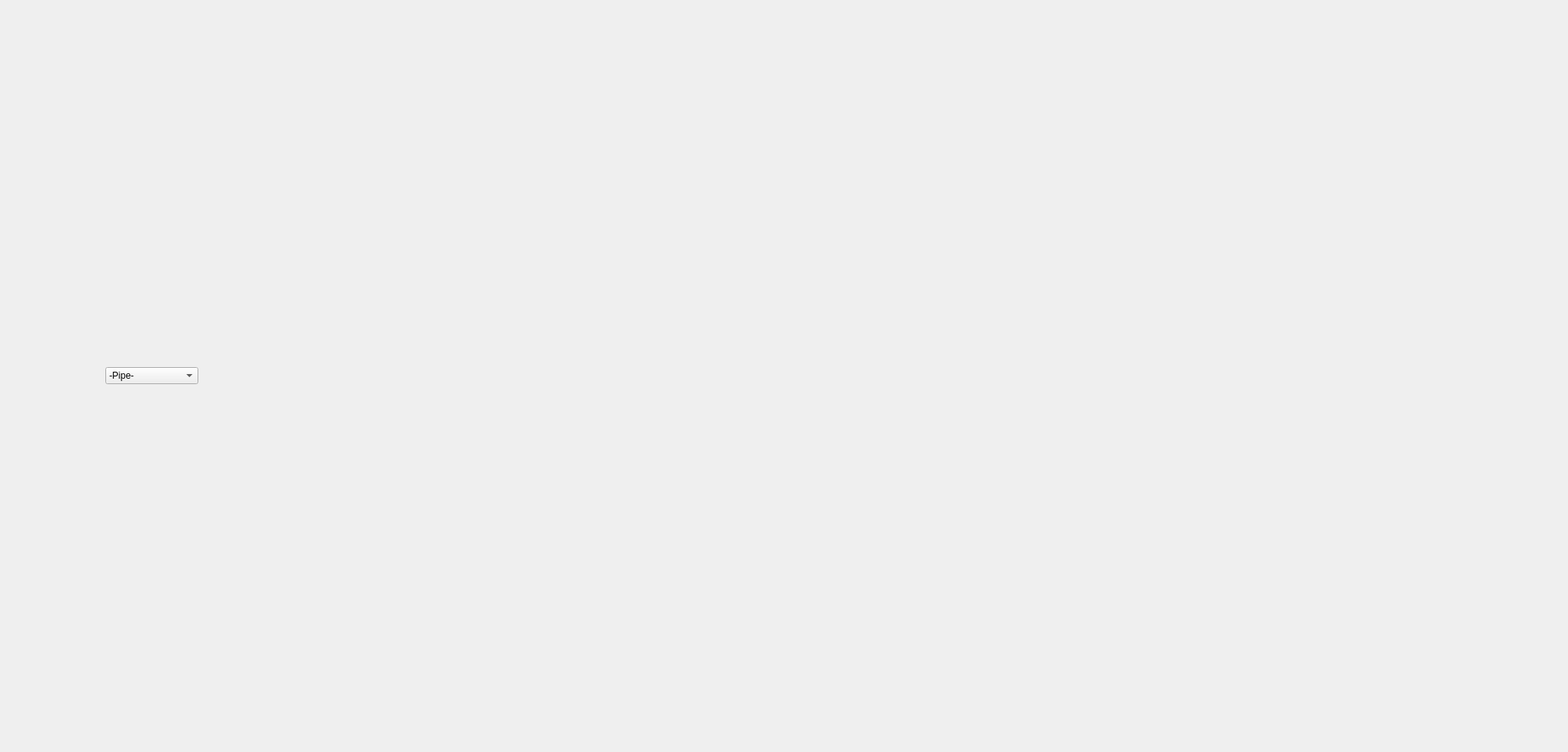
   <widget class="QWidget" name="verticalLayoutWidget_2">
    <property name="geometry">
     <rect>
      <x>-1</x>
      <y>0</y>
      <width>2024</width>
      <height>971</height>
     </rect>
    </property>
    <layout class="QVBoxLayout" name="verticalLayoutUpper" stretch="0,2">
     <property name="spacing">
      <number>0</number>
     </property>
     <property name="sizeConstraint">
      <enum>QLayout::SetMaximumSize</enum>
     </property>
     <item>
      <widget class="QWidget" name="horizontaWidget" native="true">
       <property name="autoFillBackground">
        <bool>true</bool>
       </property>
       <!-- <layout class="QHBoxLayout" name="horizontalLayout_2">
        <property name="spacing">
         <number>0</number>
        </property>
        <item>
         <spacer name="horizontalSpacer_6">
          <property name="orientation">
           <enum>Qt::Horizontal</enum>
          </property>
          <property name="sizeType">
           <enum>QSizePolicy::Fixed</enum>
          </property>
          <property name="sizeHint" stdset="0">
           <size>
            <width>10</width>
            <height>20</height>
           </size>
          </property>
         </spacer>
        </item>
        <item>
         <widget class="QComboBox" name="comboBox">
          <property name="enabled">
           <bool>false</bool>
          </property>
          <property name="contextMenuPolicy">
           <enum>Qt::DefaultContextMenu</enum>
          </property>
          <property name="layoutDirection">
           <enum>Qt::LeftToRight</enum>
          </property>
          <property name="currentText">
           <string>Color</string>
          </property>
          <property name="frame">
           <bool>false</bool>
          </property>
          <item>
           <property name="text">
            <string>Color</string>
           </property>
          </item>
          <item>
           <property name="text">
            <string>Grayscale</string>
           </property>
          </item>
          <item>
           <property name="text">
            <string>Lines</string>
           </property>
          </item>
         </widget>
        </item>
        <item>
         <spacer name="horizontalSpacer">
          <property name="orientation">
           <enum>Qt::Horizontal</enum>
          </property>
          <property name="sizeType">
           <enum>QSizePolicy::Fixed</enum>
          </property>
          <property name="sizeHint" stdset="0">
           <size>
            <width>20</width>
            <height>0</height>
           </size>
          </property>
         </spacer>
        </item>
        <item>
         <widget class="QPushButton" name="pushButton_2">
          <property name="enabled">
           <bool>false</bool>
          </property>
          <property name="toolTip">
           <string>Brightness</string>
          </property>
          <property name="text">
           <string/>
          </property>
          <property name="icon">
           <iconset>
            <normaloff>icons/lightbulb.png</normaloff>icons/lightbulb.png</iconset>
          </property>
          <property name="iconSize">
           <size>
            <width>18</width>
            <height>18</height>
           </size>
          </property>
          <property name="flat">
           <bool>true</bool>
          </property>
         </widget>
        </item>
        <item>
         <widget class="QSpinBox" name="spinBox">
          <property name="enabled">
           <bool>false</bool>
          </property>
          <property name="maximum">
           <number>1000</number>
          </property>
         </widget>
        </item>
        <item>
         <spacer name="horizontalSpacer_3">
          <property name="orientation">
           <enum>Qt::Horizontal</enum>
          </property>
          <property name="sizeType">
           <enum>QSizePolicy::Fixed</enum>
          </property>
          <property name="sizeHint" stdset="0">
           <size>
            <width>10</width>
            <height>20</height>
           </size>
          </property>
         </spacer>
        </item>
        <item>
         <widget class="Line" name="line_2">
          <property name="orientation">
           <enum>Qt::Vertical</enum>
          </property>
         </widget>
        </item>
        <item>
         <spacer name="horizontalSpacer_9">
          <property name="orientation">
           <enum>Qt::Horizontal</enum>
          </property>
          <property name="sizeType">
           <enum>QSizePolicy::Fixed</enum>
          </property>
          <property name="sizeHint" stdset="0">
           <size>
            <width>10</width>
            <height>20</height>
           </size>
          </property>
         </spacer>
        </item>
        <item>
         <widget class="QPushButton" name="pushButton_3">
          <property name="enabled">
           <bool>false</bool>
          </property>
          <property name="sizePolicy">
           <sizepolicy hsizetype="Minimum" vsizetype="Ignored">
            <horstretch>0</horstretch>
            <verstretch>0</verstretch>
           </sizepolicy>
          </property>
          <property name="minimumSize">
           <size>
            <width>20</width>
            <height>10</height>
           </size>
          </property>
          <property name="toolTip">
           <string>Auto Delay</string>
          </property>
          <property name="text">
           <string/>
          </property>
          <property name="icon">
           <iconset>
            <normaloff>icons/running.png</normaloff>icons/running.png</iconset>
          </property>
          <property name="iconSize">
           <size>
            <width>18</width>
            <height>18</height>
           </size>
          </property>
          <property name="flat">
           <bool>true</bool>
          </property>
         </widget>
        </item>
        <item>
         <widget class="QSpinBox" name="spinBox_2">
          <property name="enabled">
           <bool>false</bool>
          </property>
         </widget>
        </item>
        <item>
         <spacer name="horizontalSpacer_10">
          <property name="orientation">
           <enum>Qt::Horizontal</enum>
          </property>
          <property name="sizeType">
           <enum>QSizePolicy::Fixed</enum>
          </property>
          <property name="sizeHint" stdset="0">
           <size>
            <width>10</width>
            <height>20</height>
           </size>
          </property>
         </spacer>
        </item>
        <item>
         <widget class="Line" name="line_3">
          <property name="orientation">
           <enum>Qt::Vertical</enum>
          </property>
         </widget>
        </item>
        <item>
         <spacer name="horizontalSpacer_4">
          <property name="orientation">
           <enum>Qt::Horizontal</enum>
          </property>
          <property name="sizeType">
           <enum>QSizePolicy::Fixed</enum>
          </property>
          <property name="sizeHint" stdset="0">
           <size>
            <width>10</width>
            <height>20</height>
           </size>
          </property>
         </spacer>
        </item>
        <item>
         <widget class="QPushButton" name="pushButton">
          <property name="enabled">
           <bool>false</bool>
          </property>
          <property name="sizePolicy">
           <sizepolicy hsizetype="Fixed" vsizetype="Fixed">
            <horstretch>0</horstretch>
            <verstretch>0</verstretch>
           </sizepolicy>
          </property>
          <property name="baseSize">
           <size>
            <width>0</width>
            <height>0</height>
           </size>
          </property>
          <property name="font">
           <font>
            <pointsize>10</pointsize>
           </font>
          </property>
          <property name="toolTip">
           <string>Zoom Multiplier</string>
          </property>
          <property name="text">
           <string/>
          </property>
          <property name="icon">
           <iconset>
            <normaloff>icons/magnify.png</normaloff>icons/magnify.png</iconset>
          </property>
          <property name="iconSize">
           <size>
            <width>18</width>
            <height>18</height>
           </size>
          </property>
          <property name="flat">
           <bool>true</bool>
          </property>
         </widget>
        </item>
        <item>
         <widget class="QSpinBox" name="spinBox_3">
          <property name="enabled">
           <bool>false</bool>
          </property>
         </widget>
        </item>
        <item>
         <spacer name="horizontalSpacer_7">
          <property name="orientation">
           <enum>Qt::Horizontal</enum>
          </property>
          <property name="sizeType">
           <enum>QSizePolicy::Fixed</enum>
          </property>
          <property name="sizeHint" stdset="0">
           <size>
            <width>10</width>
            <height>20</height>
           </size>
          </property>
         </spacer>
        </item>
        <item>
         <widget class="Line" name="line_4">
          <property name="orientation">
           <enum>Qt::Vertical</enum>
          </property>
         </widget>
        </item>
        <item>
         <spacer name="horizontalSpacer_8">
          <property name="orientation">
           <enum>Qt::Horizontal</enum>
          </property>
          <property name="sizeType">
           <enum>QSizePolicy::Fixed</enum>
          </property>
          <property name="sizeHint" stdset="0">
           <size>
            <width>10</width>
            <height>20</height>
           </size>
          </property>
         </spacer>
        </item>
        
        <item>
         <widget class="QPushButton" name="pushButtonPrev">
          <property name="toolTip">
           <string>Previous Pipe</string>
          </property>
          <property name="text">
           <string/>
          </property>
          <property name="icon">
           <iconset>
            <normaloff>icons/previous.png</normaloff>icons/previous.png</iconset>
          </property>
          <property name="flat">
           <bool>true</bool>
          </property>
         </widget>
        </item>
        <item>
         <widget class="QPushButton" name="pushButtonNext">
          <property name="toolTip">
           <string>Next Pipe</string>
          </property>
          <property name="text">
           <string/>
          </property>
          <property name="icon">
           <iconset>
            <normaloff>icons/next.png</normaloff>icons/next.png</iconset>
          </property>
          <property name="flat">
           <bool>true</bool>
          </property>
         </widget>
        </item>
        <item>
         <widget class="QComboBox" name="comboBoxPipe">
          <property name="toolTip">
           <string>Select Pipe</string>
          </property>
          <item>
           <property name="text">
            <string>-Pipe-</string>
           </property>
          </item>
         </widget>
        </item>
        <item>
         <spacer name="horizontalSpacer_2">
          <property name="orientation">
           <enum>Qt::Horizontal</enum>
          </property>
          <property name="sizeType">
           <enum>QSizePolicy::Fixed</enum>
          </property>
          <property name="sizeHint" stdset="0">
           <size>
            <width>981</width>
            <height>0</height>
           </size>
          </property>
         </spacer>
        </item>
        <item>
         <widget class="Line" name="line">
          <property name="orientation">
           <enum>Qt::Vertical</enum>
          </property>
         </widget>
        </item>
       </layout> -->
       <layout class="QHBoxLayout" name="horizontalLayout_2">
          <property name="spacing">
              <number>8</number>
          </property>
          <item>
              <spacer name="horizontalSpacer_left">
                  <property name="orientation">
                      <enum>Qt::Horizontal</enum>
                  </property>
                  <property name="sizeType">
                      <enum>QSizePolicy::Fixed</enum>
                  </property>
                  <property name="sizeHint" stdset="0">
                      <size>
                          <width>20</width>
                          <height>20</height>
                      </size>
                  </property>
              </spacer>
          </item>
          <!-- Previous Button -->
          <item>
              <widget class="QPushButton" name="pushButtonPrev">
                  <property name="toolTip">
                      <string>Previous Pipe</string>
                  </property>
                  <property name="text">
                      <string></string>
                  </property>
                  <property name="icon">
                      <iconset>
                          <normaloff>icons/previous.png</normaloff>icons/previous.png</iconset>
                  </property>
                  <property name="iconSize">
                      <size>
                          <width>20</width>
                          <height>20</height>
                      </size>
                  </property>
                  <property name="flat">
                      <bool>true</bool>
                  </property>
              </widget>
          </item>
          <!-- Next Button -->
          <item>
              <widget class="QPushButton" name="pushButtonNext">
                  <property name="toolTip">
                      <string>Next Pipe</string>
                  </property>
                  <property name="text">
                      <string></string>
                  </property>
                  <property name="icon">
                      <iconset>
                          <normaloff>icons/next.png</normaloff>icons/next.png</iconset>
                  </property>
                  <property name="iconSize">
                      <size>
                          <width>20</width>
                          <height>20</height>
                      </size>
                  </property>
                  <property name="flat">
                      <bool>true</bool>
                  </property>
              </widget>
          </item>
          <!-- Pipe Selection Dropdown -->
          <item>
              <widget class="QComboBox" name="comboBoxPipe">
                  <property name="toolTip">
                      <string>Select Pipe</string>
                  </property>
                  <property name="minimumSize">
                      <size>
                          <width>120</width>
                          <height>0</height>
                      </size>
                  </property>
                  <item>
                      <property name="text">
                          <string>-Pipe-</string>
                      </property>
                  </item>
              </widget>
          </item>
          <!-- Load Button -->
          <!-- <item>
              <widget class="QPushButton" name="btnLoadPipe">
                  <property name="text">
                      <string>Load</string>
                  </property>
                  <property name="toolTip">
                      <string>Load Selected Pipe</string>
                  </property>
                  <property name="minimumSize">
                      <size>
                          <width>60</width>
                          <height>0</height>
                      </size>
                  </property>
                  <property name="enabled">
                      <bool>false</bool>
                  </property>
              </widget>
          </item> -->
          <!-- Digsheet Button -->
          <!-- <item>
              <widget class="QPushButton" name="btnDigsheetAbs">
                  <property name="text">
                      <string>Digsheet</string>
                  </property>
                  <property name="toolTip">
                      <string>Generate Digsheet for Selected Defect</string>
                  </property>
                  <property name="minimumSize">
                      <size>
                          <width>80</width>
                          <height>0</height>
                      </size>
                  </property>
                  <property name="enabled">
                      <bool>false</bool>
                  </property>
              </widget>
          </item> -->
          <!-- Flexible spacer to push everything to center/left -->
          <item>
              <spacer name="horizontalSpacer_right">
                  <property name="orientation">
                      <enum>Qt::Horizontal</enum>
                  </property>
                  <property name="sizeType">
                      <enum>QSizePolicy::Expanding</enum>
                  </property>
                  <property name="sizeHint" stdset="0">
                      <size>
                          <width>40</width>
                          <height>20</height>
                      </size>
                  </property>
              </spacer>
          </item>
      </layout>

      </widget>
     </item>
     <item>
      <layout class="QVBoxLayout" name="verticalLayoutGraph"/>
     </item>
    </layout>
   </widget>
